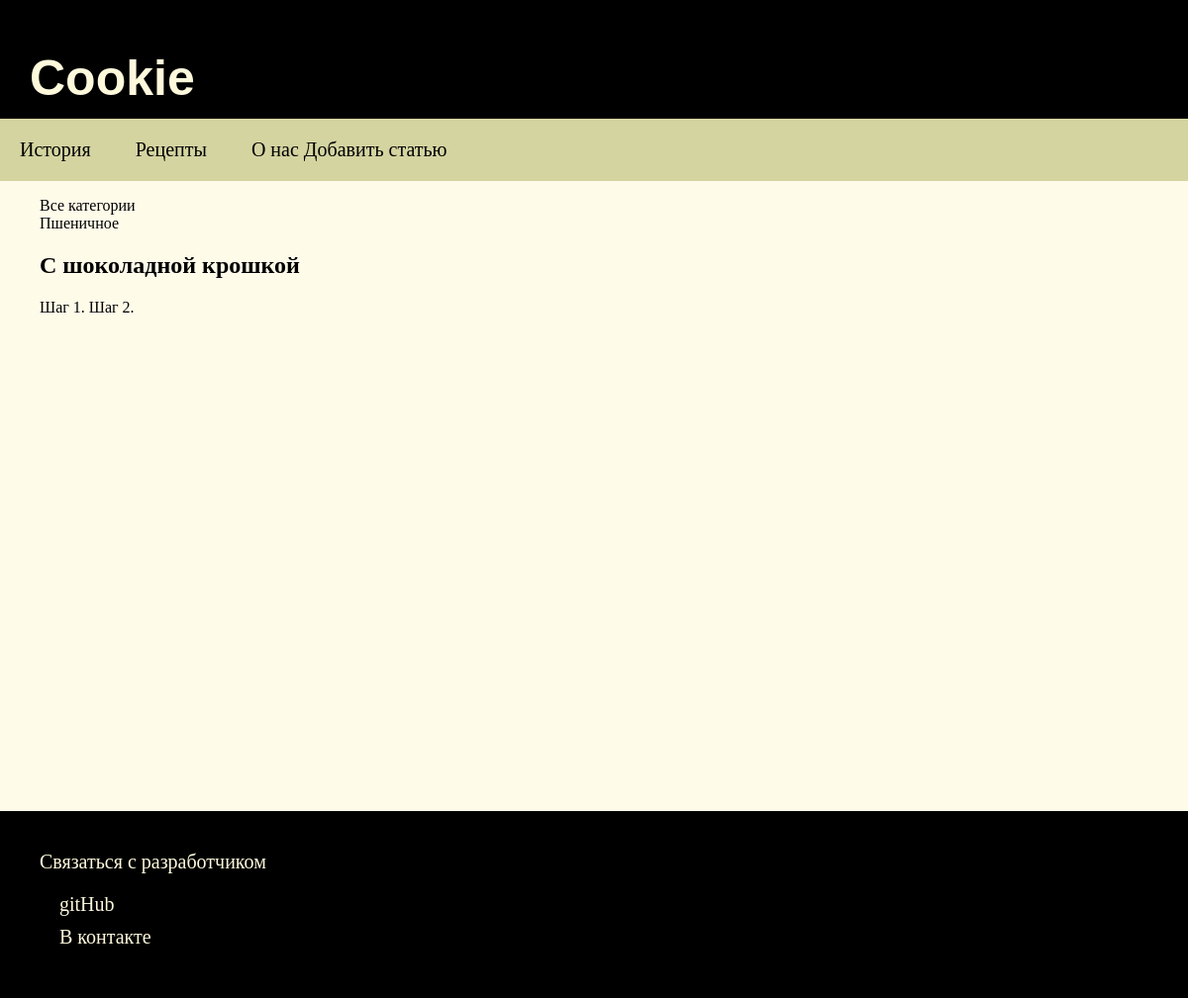
Page /history/ on the earlier database version.
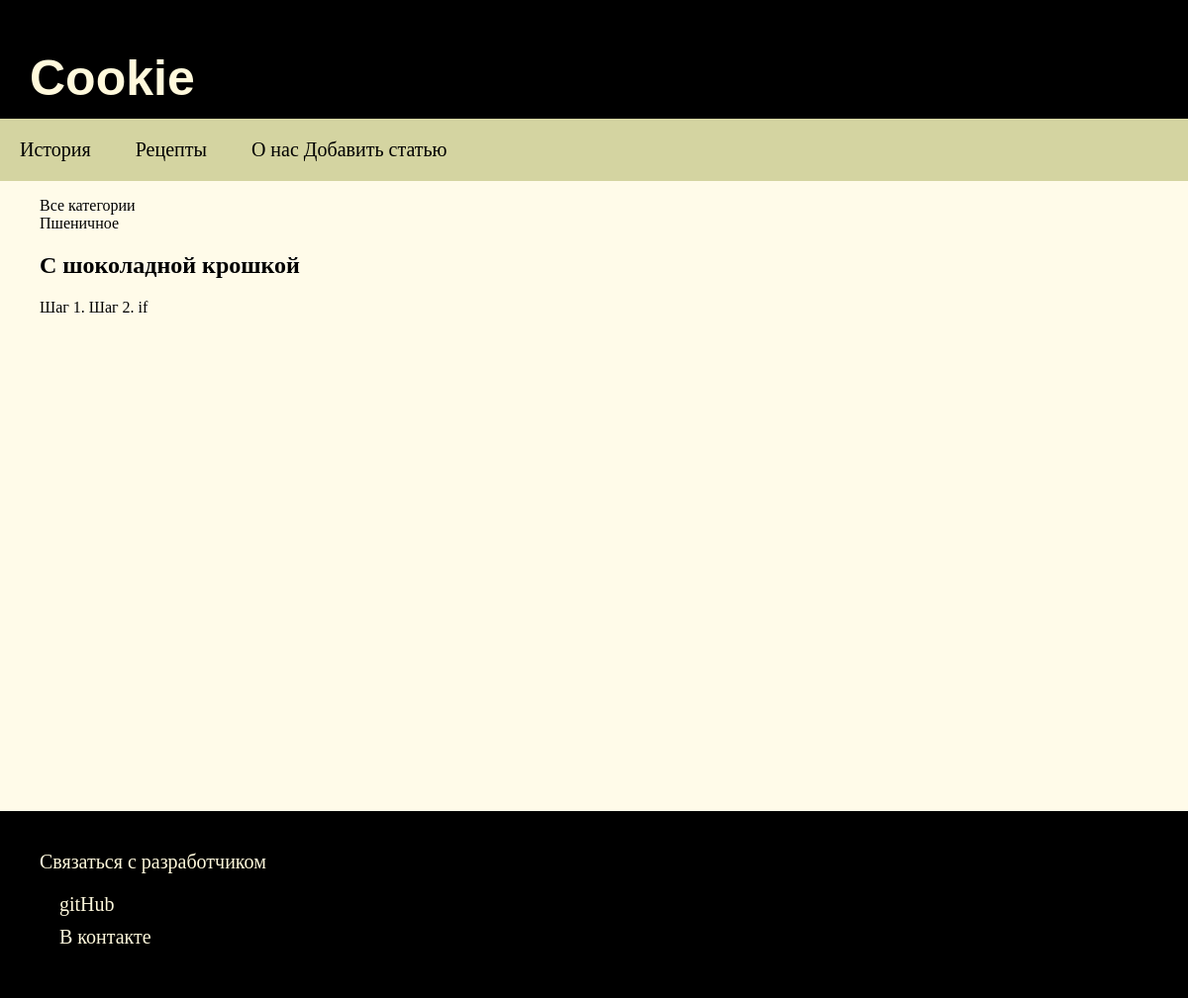
Same page on the later database version.
### cookie/models.py (models this page shows, shortened)
class Recipe(models.Model):
    title = models.CharField(max_length=255)
    content = models.TextField(blank=True)
    photo = models.ImageField(upload_to="photos/%Y/%m/%d")
    time_create = models.DateTimeField(auto_now_add=True)  # время создание записи
    time_update = models.DateTimeField(auto_now=True)  # время обновления
    is_published = models.BooleanField(default=True)
    slug = models.SlugField(max_length=255, unique=True, db_index=True, verbose_name="URL")

### cookie/views.py (the view)
# urls.py: path('history/', history, name='history'),
def history(request,):
    recipe = Recipe.objects.all()
    return render(request, 'cookie/history.html', {'recipe': recipe})

### cookie/models.py (called while the page is built)
    def get_absolute_url(self):
        return reverse('category', kwargs={'cat_id': self.pk})

### cookie/templatetags/cookie_tags.py (called while the page is built)
@register.inclusion_tag('cookie/list_categories.html')
def show_categories():
    cats = Category.objects.all()
    return {"cats": cats}

### cookie/templates/cookie/history.html
{% extends 'cookie/base.html' %}
{% block content %}
<ul>
    {% for p in recipe %}
    <li>
        <h2>{{p.title}}</h2>
        <p class="line">{{p.content}}</p>
    </li>
    {% endfor %}
</ul>
{% endblock %}

Differences in the rows shown:
changed Recipe "С шоколадной крошкой": content "Шаг 1. Шаг 2." → "Шаг 1. Шаг 2. if"
